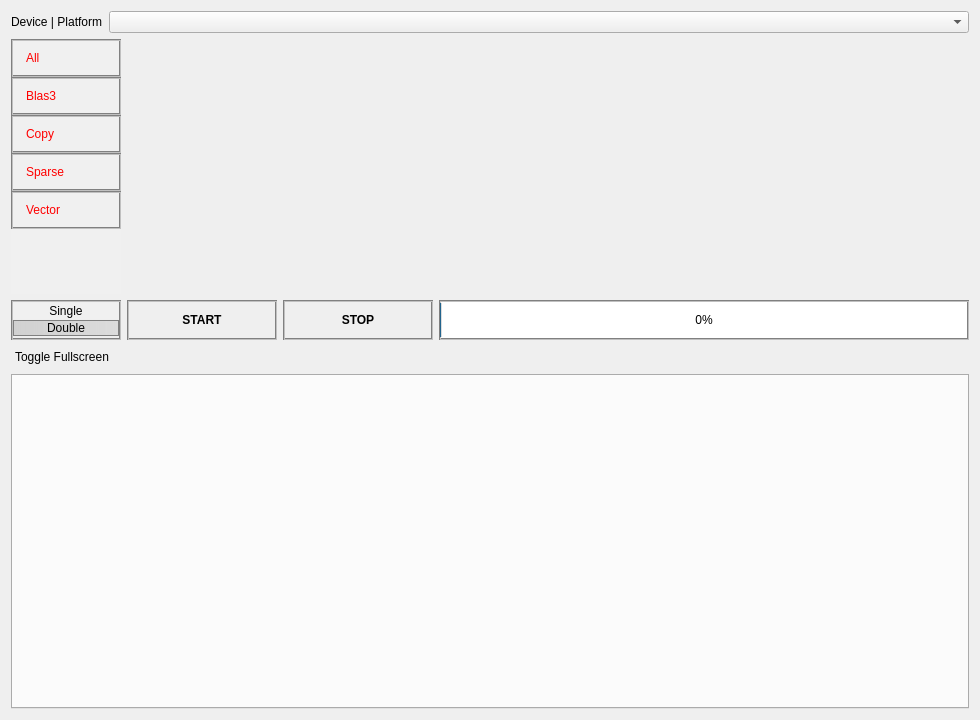
<?xml version="1.0" encoding="UTF-8"?>
<ui version="4.0">
 <class>BenchmarkScreen</class>
 <widget class="QWidget" name="BenchmarkScreen">
  <property name="geometry">
   <rect>
    <x>0</x>
    <y>0</y>
    <width>980</width>
    <height>720</height>
   </rect>
  </property>
  <property name="windowTitle">
   <string>Form</string>
  </property>
  <layout class="QGridLayout" name="gridLayout_5">
   <item row="0" column="0">
    <widget class="QWidget" name="upperContainer" native="true">
     <property name="sizePolicy">
      <sizepolicy hsizetype="Preferred" vsizetype="Fixed">
       <horstretch>0</horstretch>
       <verstretch>0</verstretch>
      </sizepolicy>
     </property>
     <layout class="QGridLayout" name="gridLayout">
      <property name="leftMargin">
       <number>0</number>
      </property>
      <property name="topMargin">
       <number>0</number>
      </property>
      <property name="rightMargin">
       <number>0</number>
      </property>
      <property name="bottomMargin">
       <number>0</number>
      </property>
      <item row="0" column="0" colspan="2">
       <layout class="QHBoxLayout" name="contextLayout" stretch="0,4">
        <item>
         <widget class="QLabel" name="contextLabel">
          <property name="sizePolicy">
           <sizepolicy hsizetype="Preferred" vsizetype="Preferred">
            <horstretch>0</horstretch>
            <verstretch>0</verstretch>
           </sizepolicy>
          </property>
          <property name="text">
           <string>Device | Platform</string>
          </property>
         </widget>
        </item>
        <item>
         <widget class="QComboBox" name="contextComboBox">
          <property name="sizePolicy">
           <sizepolicy hsizetype="Expanding" vsizetype="Fixed">
            <horstretch>0</horstretch>
            <verstretch>0</verstretch>
           </sizepolicy>
          </property>
         </widget>
        </item>
       </layout>
      </item>
      <item row="1" column="0" colspan="2">
       <layout class="QHBoxLayout" name="layout_top">
        <property name="topMargin">
         <number>0</number>
        </property>
        <item>
         <widget class="BenchmarkListWidget" name="benchmarkListWidget">
          <property name="sizePolicy">
           <sizepolicy hsizetype="Fixed" vsizetype="MinimumExpanding">
            <horstretch>0</horstretch>
            <verstretch>0</verstretch>
           </sizepolicy>
          </property>
          <property name="minimumSize">
           <size>
            <width>110</width>
            <height>255</height>
           </size>
          </property>
          <property name="maximumSize">
           <size>
            <width>100</width>
            <height>255</height>
           </size>
          </property>
          <property name="baseSize">
           <size>
            <width>0</width>
            <height>0</height>
           </size>
          </property>
          <property name="focusPolicy">
           <enum>Qt::NoFocus</enum>
          </property>
          <property name="styleSheet">
           <string notr="true">QListWidget 
{ 
/*background: qlineargradient(spread:pad, x1:0, y1:0, x2:1, y2:0, stop:0 rgba(41, 41, 41, 255), stop:1 rgba(85, 85, 85, 255));  */
background: rgba(240,240,240,255);
border: 0px;
}

QListWidget::item:hover 
{ 
background: qlineargradient(spread:pad, x1:0, y1:0, x2:1, y2:0, stop:0 rgba(150, 150, 150, 255), stop:1 rgba(200, 200, 200, 255));
}

QListWidget::item:selected 
{ 
background: qlineargradient(spread:pad, x1:0, y1:0, x2:1, y2:0, stop:0 rgba(200, 200, 200, 200), stop:1 rgba(220, 220, 220, 255)); 
border-top: 4px groove gray; 
color: #404040;
}
QIcon
{
background: red;selection-color: red; 
}


QIcon::selected
{
background: red;selection-color: red; 
}

QListWidget::item 
{ 
padding: 10px; 
color: red; 
border-bottom: 2px groove gray; 
border-left: 2px groove gray; 
border-right: 2px groove gray; 
border-top: 2px groove gray; 
}</string>
          </property>
          <property name="lineWidth">
           <number>1</number>
          </property>
          <property name="verticalScrollBarPolicy">
           <enum>Qt::ScrollBarAlwaysOff</enum>
          </property>
          <property name="horizontalScrollBarPolicy">
           <enum>Qt::ScrollBarAlwaysOff</enum>
          </property>
          <property name="autoScroll">
           <bool>false</bool>
          </property>
          <property name="autoScrollMargin">
           <number>0</number>
          </property>
          <property name="editTriggers">
           <set>QAbstractItemView::NoEditTriggers</set>
          </property>
          <property name="tabKeyNavigation">
           <bool>false</bool>
          </property>
          <property name="selectionMode">
           <enum>QAbstractItemView::MultiSelection</enum>
          </property>
          <property name="verticalScrollMode">
           <enum>QAbstractItemView::ScrollPerItem</enum>
          </property>
          <property name="flow">
           <enum>QListView::TopToBottom</enum>
          </property>
          <property name="isWrapping" stdset="0">
           <bool>false</bool>
          </property>
          <property name="viewMode">
           <enum>QListView::ListMode</enum>
          </property>
          <property name="selectionRectVisible">
           <bool>false</bool>
          </property>
          <item>
           <property name="text">
            <string>All</string>
           </property>
           <property name="background">
            <brush brushstyle="NoBrush">
             <color alpha="255">
              <red>0</red>
              <green>0</green>
              <blue>0</blue>
             </color>
            </brush>
           </property>
           <property name="icon">
            <iconset resource="../../resources/icons.qrc">
             <normaloff>:/icons/icons/checkTrue.png</normaloff>:/icons/icons/checkTrue.png</iconset>
           </property>
          </item>
          <item>
           <property name="text">
            <string>Blas3</string>
           </property>
           <property name="icon">
            <iconset resource="../../resources/icons.qrc">
             <normaloff>:/icons/icons/checkTrue.png</normaloff>:/icons/icons/checkTrue.png</iconset>
           </property>
          </item>
          <item>
           <property name="text">
            <string>Copy</string>
           </property>
           <property name="icon">
            <iconset resource="../../resources/icons.qrc">
             <normaloff>:/icons/icons/checkTrue.png</normaloff>:/icons/icons/checkTrue.png</iconset>
           </property>
          </item>
          <item>
           <property name="text">
            <string>Sparse</string>
           </property>
           <property name="icon">
            <iconset resource="../../resources/icons.qrc">
             <normaloff>:/icons/icons/checkTrue.png</normaloff>:/icons/icons/checkTrue.png</iconset>
           </property>
          </item>
          <item>
           <property name="text">
            <string>Vector</string>
           </property>
           <property name="icon">
            <iconset resource="../../resources/icons.qrc">
             <normaloff>:/icons/icons/checkTrue.png</normaloff>:/icons/icons/checkTrue.png</iconset>
           </property>
          </item>
         </widget>
        </item>
        <item>
         <widget class="QWidget" name="expert_configBoxPlaceholder" native="true"/>
        </item>
        <item>
         <widget class="QCustomPlot" name="finalResultPlot" native="true">
          <property name="sizePolicy">
           <sizepolicy hsizetype="Expanding" vsizetype="MinimumExpanding">
            <horstretch>0</horstretch>
            <verstretch>0</verstretch>
           </sizepolicy>
          </property>
          <property name="minimumSize">
           <size>
            <width>0</width>
            <height>255</height>
           </size>
          </property>
          <property name="maximumSize">
           <size>
            <width>16777215</width>
            <height>255</height>
           </size>
          </property>
         </widget>
        </item>
       </layout>
      </item>
      <item row="2" column="0">
       <widget class="QGroupBox" name="precisionGroupBox">
        <property name="minimumSize">
         <size>
          <width>110</width>
          <height>0</height>
         </size>
        </property>
        <property name="maximumSize">
         <size>
          <width>100</width>
          <height>16777215</height>
         </size>
        </property>
        <property name="styleSheet">
         <string notr="true">QGroupBox
{
    border: 2px solid gray;
   /* border-radius: 5px;*/
border-bottom: 2px groove gray; 
border-left: 2px groove gray; 
border-right: 2px groove gray; 
border-top: 2px groove gray; 
    /*margin-top: 1ex; /* leave space at the top for the title */
}
/*
QGroupBox::title  {
     subcontrol-origin: margin;
     subcontrol-position: top center; /* position at the top center */
/*
}*/

QPushButton 
{ 
background: rgba(240,240,240,255);

border-bottom: 1px groove  rgba(240,240,240,255); 
border-left: 1px groove  rgba(240,240,240,255); 
border-right: 1px groove  rgba(240,240,240,255); 
border-top: 1px groove  rgba(240,240,240,255); 
}

QPushButton:hover
{ 
background: qlineargradient(spread:pad, x1:0, y1:0, x2:1, y2:0, stop:0 rgba(200, 200, 200, 200), stop:1 rgba(220, 220, 220, 255)); 
border-bottom: 1px groove  rgba(240,240,240,255); 
border-left: 1px groove  rgba(240,240,240,255); 
border-right: 1px groove  rgba(240,240,240,255); 
border-top: 1px groove  rgba(240,240,240,255); 
}
QPushButton:checked 
{ 
background: qlineargradient(spread:pad, x1:0, y1:0, x2:1, y2:0, stop:0 rgba(200, 200, 200, 200), stop:1 rgba(220, 220, 220, 255)); 
border-bottom: 1px groove gray; 
border-left: 1px groove gray; 
border-right: 1px groove gray; 
border-top: 1px groove gray; 
}</string>
        </property>
        <property name="title">
         <string/>
        </property>
        <property name="alignment">
         <set>Qt::AlignCenter</set>
        </property>
        <property name="flat">
         <bool>false</bool>
        </property>
        <property name="checkable">
         <bool>false</bool>
        </property>
        <layout class="QGridLayout" name="gridLayout_9">
         <property name="leftMargin">
          <number>0</number>
         </property>
         <property name="topMargin">
          <number>0</number>
         </property>
         <property name="rightMargin">
          <number>0</number>
         </property>
         <property name="bottomMargin">
          <number>0</number>
         </property>
         <property name="spacing">
          <number>0</number>
         </property>
         <item row="1" column="0">
          <widget class="QPushButton" name="doublePrecisionButton">
           <property name="minimumSize">
            <size>
             <width>96</width>
             <height>0</height>
            </size>
           </property>
           <property name="styleSheet">
            <string notr="true"/>
           </property>
           <property name="text">
            <string>Double</string>
           </property>
           <property name="icon">
            <iconset resource="../../resources/icons.qrc">
             <normaloff>:/icons/icons/checkTrue.png</normaloff>:/icons/icons/checkTrue.png</iconset>
           </property>
           <property name="checkable">
            <bool>true</bool>
           </property>
           <property name="checked">
            <bool>true</bool>
           </property>
           <property name="autoExclusive">
            <bool>false</bool>
           </property>
           <property name="default">
            <bool>true</bool>
           </property>
           <property name="flat">
            <bool>false</bool>
           </property>
          </widget>
         </item>
         <item row="0" column="0">
          <widget class="QPushButton" name="singlePrecisionButton">
           <property name="minimumSize">
            <size>
             <width>96</width>
             <height>0</height>
            </size>
           </property>
           <property name="styleSheet">
            <string notr="true"/>
           </property>
           <property name="text">
            <string>Single</string>
           </property>
           <property name="icon">
            <iconset resource="../../resources/icons.qrc">
             <normaloff>:/icons/icons/empty.png</normaloff>:/icons/icons/empty.png</iconset>
           </property>
           <property name="checkable">
            <bool>true</bool>
           </property>
           <property name="checked">
            <bool>false</bool>
           </property>
           <property name="autoExclusive">
            <bool>false</bool>
           </property>
           <property name="default">
            <bool>true</bool>
           </property>
           <property name="flat">
            <bool>false</bool>
           </property>
          </widget>
         </item>
        </layout>
       </widget>
      </item>
      <item row="2" column="1">
       <layout class="QHBoxLayout" name="startStopProgressLayout">
        <item>
         <widget class="QPushButton" name="startBenchmarkButton">
          <property name="sizePolicy">
           <sizepolicy hsizetype="Preferred" vsizetype="Preferred">
            <horstretch>0</horstretch>
            <verstretch>0</verstretch>
           </sizepolicy>
          </property>
          <property name="minimumSize">
           <size>
            <width>150</width>
            <height>0</height>
           </size>
          </property>
          <property name="maximumSize">
           <size>
            <width>150</width>
            <height>155</height>
           </size>
          </property>
          <property name="font">
           <font>
            <weight>75</weight>
            <italic>false</italic>
            <bold>true</bold>
            <underline>false</underline>
            <strikeout>false</strikeout>
            <kerning>true</kerning>
           </font>
          </property>
          <property name="styleSheet">
           <string notr="true">QPushButton  {
    border: 2px solid gray;
margin: 0px;
   /* border-radius: 5px;*/
border-bottom: 2px groove gray; 
border-left: 2px groove gray; 
border-right: 2px groove gray; 
border-top: 2px groove gray; 
}
QPushButton:hover {
    border: 2px solid gray;
margin: 0px;
color: green;
background: qlineargradient(spread:pad, x1:0, y1:0, x2:1, y2:0, stop:0 gray, stop:1 rgba(200, 200, 200, 255));
  /*  border-radius: 5px;*/


border-bottom: 2px groove gray; 
border-left: 2px groove gray; 
border-right: 2px groove gray; 
border-top: 2px groove gray; 
}

QPushButton:pressed 
{
background: qlineargradient(spread:pad, x1:0, y1:0, x2:1, y2:0, stop:0 rgba(200, 200, 200, 200), stop:1 rgba(220, 220, 220, 255)); 
border-top: 2px groove gray; 
color: #404040;
}</string>
          </property>
          <property name="text">
           <string>START</string>
          </property>
          <property name="icon">
           <iconset resource="../../resources/icons.qrc">
            <normaloff>:/icons/icons/start.png</normaloff>:/icons/icons/start.png</iconset>
          </property>
          <property name="iconSize">
           <size>
            <width>32</width>
            <height>32</height>
           </size>
          </property>
          <property name="flat">
           <bool>true</bool>
          </property>
         </widget>
        </item>
        <item>
         <widget class="QPushButton" name="stopBenchmarkButton">
          <property name="sizePolicy">
           <sizepolicy hsizetype="Preferred" vsizetype="Preferred">
            <horstretch>0</horstretch>
            <verstretch>0</verstretch>
           </sizepolicy>
          </property>
          <property name="minimumSize">
           <size>
            <width>150</width>
            <height>0</height>
           </size>
          </property>
          <property name="maximumSize">
           <size>
            <width>150</width>
            <height>155</height>
           </size>
          </property>
          <property name="font">
           <font>
            <weight>75</weight>
            <italic>false</italic>
            <bold>true</bold>
            <underline>false</underline>
            <strikeout>false</strikeout>
            <kerning>true</kerning>
           </font>
          </property>
          <property name="styleSheet">
           <string notr="true">QPushButton  {
    border: 2px solid gray;
margin: 0px;
   /* border-radius: 5px;*/
border-bottom: 2px groove gray; 
border-left: 2px groove gray; 
border-right: 2px groove gray; 
border-top: 2px groove gray; 
}
QPushButton:hover {
    border: 2px solid gray;
margin: 0px;
color: green;
background: qlineargradient(spread:pad, x1:0, y1:0, x2:1, y2:0, stop:0 gray, stop:1 rgba(200, 200, 200, 255));
  /*  border-radius: 5px;*/


border-bottom: 2px groove gray; 
border-left: 2px groove gray; 
border-right: 2px groove gray; 
border-top: 2px groove gray; 
}

QPushButton:pressed 
{
background: qlineargradient(spread:pad, x1:0, y1:0, x2:1, y2:0, stop:0 rgba(200, 200, 200, 200), stop:1 rgba(220, 220, 220, 255)); 
border-top: 2px groove gray; 
color: #404040;
}</string>
          </property>
          <property name="text">
           <string>STOP</string>
          </property>
          <property name="icon">
           <iconset resource="../../resources/icons.qrc">
            <normaloff>:/icons/icons/stop.png</normaloff>:/icons/icons/stop.png</iconset>
          </property>
          <property name="iconSize">
           <size>
            <width>32</width>
            <height>32</height>
           </size>
          </property>
          <property name="flat">
           <bool>true</bool>
          </property>
         </widget>
        </item>
        <item>
         <widget class="QProgressBar" name="progressBar">
          <property name="minimumSize">
           <size>
            <width>0</width>
            <height>40</height>
           </size>
          </property>
          <property name="styleSheet">
           <string notr="true">QProgressBar  {
    border: 2px solid gray;
margin: 0px;
   /* border-radius: 5px;*/
border-bottom: 2px groove gray; 
border-left: 2px groove gray; 
border-right: 2px groove gray; 
border-top: 2px groove gray; 
}
QPushButton:hover {
    border: 2px solid gray;
margin: 0px;
color: green;
background: qlineargradient(spread:pad, x1:0, y1:0, x2:1, y2:0, stop:0 gray, stop:1 rgba(200, 200, 200, 255));
   /* border-radius: 5px;*/
border-bottom: 2px groove gray; 
border-left: 2px groove gray; 
border-right: 2px groove gray; 
border-top: 2px groove gray; 
}

QPushButton:pressed 
{
background: qlineargradient(spread:pad, x1:0, y1:0, x2:1, y2:0, stop:0 rgba(200, 200, 200, 200), stop:1 rgba(220, 220, 220, 255)); 
border-top: 2px groove gray; 
color: #404040;
}</string>
          </property>
          <property name="maximum">
           <number>26</number>
          </property>
          <property name="value">
           <number>0</number>
          </property>
          <property name="alignment">
           <set>Qt::AlignCenter</set>
          </property>
          <property name="textVisible">
           <bool>true</bool>
          </property>
          <property name="orientation">
           <enum>Qt::Horizontal</enum>
          </property>
          <property name="invertedAppearance">
           <bool>false</bool>
          </property>
         </widget>
        </item>
       </layout>
      </item>
     </layout>
    </widget>
   </item>
   <item row="1" column="0">
    <layout class="QHBoxLayout" name="layoutToggle">
     <item>
      <widget class="QPushButton" name="toggleFullscreenButton">
       <property name="text">
        <string>Toggle Fullscreen</string>
       </property>
       <property name="icon">
        <iconset resource="../../resources/icons.qrc">
         <normaloff>:/icons/icons/upArrow.png</normaloff>:/icons/icons/upArrow.png</iconset>
       </property>
       <property name="flat">
        <bool>true</bool>
       </property>
      </widget>
     </item>
     <item>
      <spacer name="horizontalSpacer_2">
       <property name="orientation">
        <enum>Qt::Horizontal</enum>
       </property>
       <property name="sizeHint" stdset="0">
        <size>
         <width>40</width>
         <height>20</height>
        </size>
       </property>
      </spacer>
     </item>
    </layout>
   </item>
   <item row="2" column="0">
    <widget class="QTabWidget" name="fullscreenPlotsWidget"/>
   </item>
  </layout>
 </widget>
 <customwidgets>
  <customwidget>
   <class>QCustomPlot</class>
   <extends>QWidget</extends>
   <header>src/qcustomplot/qcustomplot.h</header>
   <container>1</container>
  </customwidget>
  <customwidget>
   <class>BenchmarkListWidget</class>
   <extends>QListWidget</extends>
   <header>src/ui/widgets/benchmarklistwidget.h</header>
  </customwidget>
 </customwidgets>
 <resources>
  <include location="../../resources/icons.qrc"/>
 </resources>
 <connections/>
</ui>
